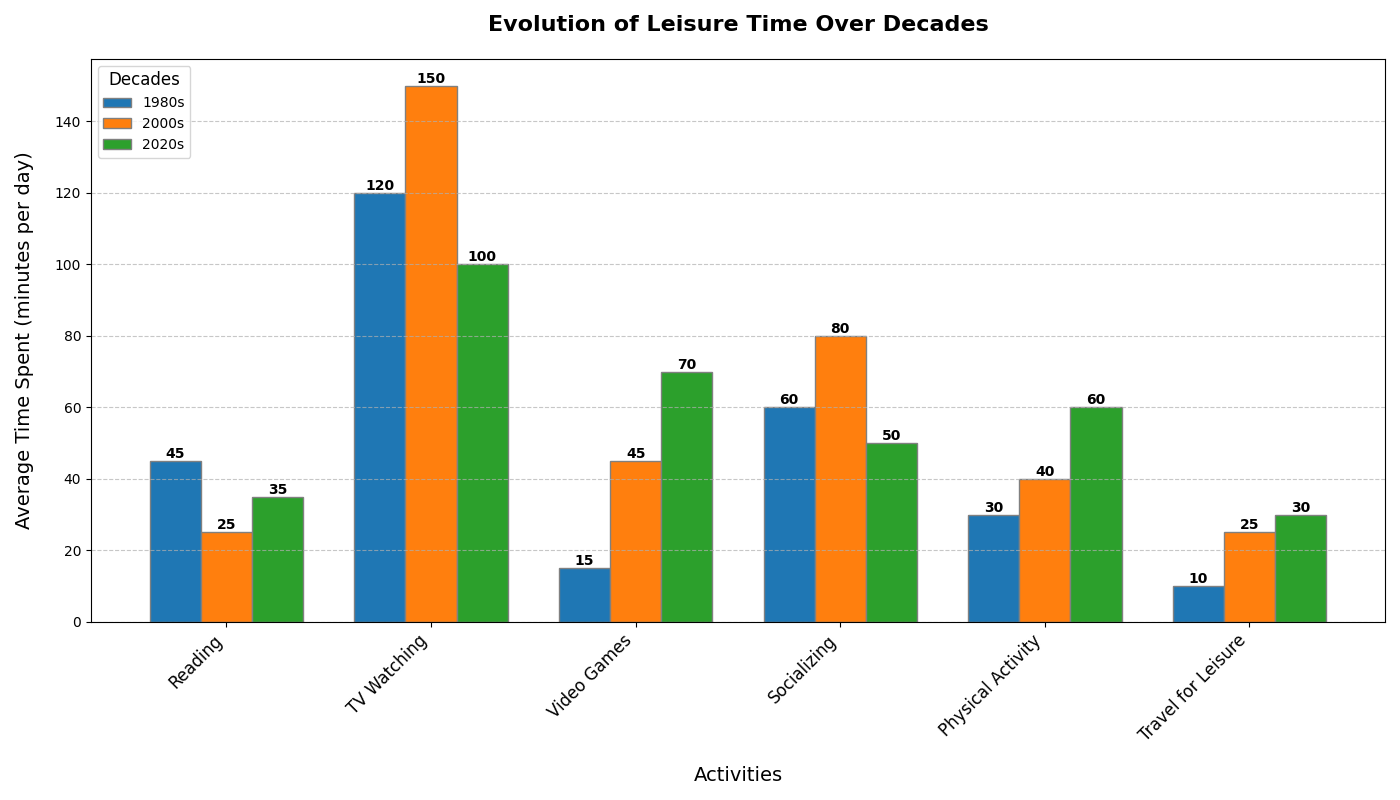

Here is the Python script that generated this plot:
import matplotlib.pyplot as plt
import numpy as np

# Backstory: Charting the Evolution of Time Spent on Different Leisure Activities
# This bar chart will visualize how the average time spent on various leisure activities has evolved over three decades: the 1980s, 2000s, and 2020s.

# Define activities and time spent in minutes per day for each decade
activities = ['Reading', 'TV Watching', 'Video Games', 'Socializing', 'Physical Activity', 'Travel for Leisure']
time_1980s = [45, 120, 15, 60, 30, 10]
time_2000s = [25, 150, 45, 80, 40, 25]
time_2020s = [35, 100, 70, 50, 60, 30]

# Combine data into a single array for plotting
time_data = np.array([time_1980s, time_2000s, time_2020s])
decades = ['1980s', '2000s', '2020s']

# Define the width of each bar
bar_width = 0.25

# Create the figure and axis
fig, ax = plt.subplots(figsize=(14, 8))

# Set position of bar on X axis for each decade
positions_1980s = np.arange(len(activities))
positions_2000s = [x + bar_width for x in positions_1980s]
positions_2020s = [x + bar_width for x in positions_2000s]

# Make the bar plots
bars_1980s = ax.bar(positions_1980s, time_1980s, width=bar_width, color='#1f77b4', edgecolor='grey', label='1980s')
bars_2000s = ax.bar(positions_2000s, time_2000s, width=bar_width, color='#ff7f0e', edgecolor='grey', label='2000s')
bars_2020s = ax.bar(positions_2020s, time_2020s, width=bar_width, color='#2ca02c', edgecolor='grey', label='2020s')

# Add titles and labels
ax.set_title('Evolution of Leisure Time Over Decades', fontsize=16, fontweight='bold', pad=20)
ax.set_xlabel('Activities', fontsize=14, labelpad=15)
ax.set_ylabel('Average Time Spent (minutes per day)', fontsize=14, labelpad=15)
ax.set_xticks([r + bar_width for r in range(len(activities))])
ax.set_xticklabels(activities, rotation=45, ha='right', fontsize=12)

# Add data labels on top of each bar
def add_labels(bars):
    for bar in bars:
        height = bar.get_height()
        ax.text(bar.get_x() + bar.get_width() / 2, height, f'{height}', ha='center', va='bottom', fontsize=10, fontweight='bold')

add_labels(bars_1980s)
add_labels(bars_2000s)
add_labels(bars_2020s)

# Add a legend for context
ax.legend(title='Decades', loc='upper left', fontsize=10, title_fontsize=12)

# Add a grid for better readability
ax.grid(axis='y', linestyle='--', alpha=0.7)

# Layout adjustment to avoid text overlap
plt.tight_layout()

# Show the plot
plt.show()
